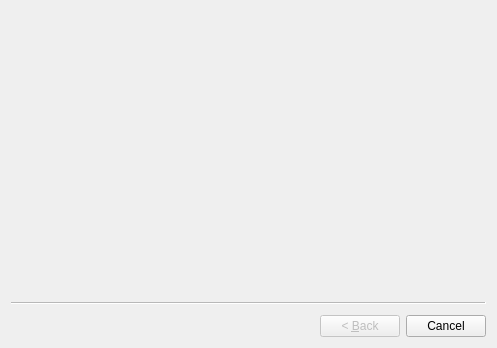
<?xml version="1.0" encoding="UTF-8"?>
<ui version="4.0">
 <class>InitialSetupWizard</class>
 <widget class="QWizard" name="InitialSetupWizard">
  <property name="geometry">
   <rect>
    <x>0</x>
    <y>0</y>
    <width>497</width>
    <height>348</height>
   </rect>
  </property>
  <property name="windowTitle">
   <string>Wizard</string>
  </property>
 </widget>
 <resources/>
 <connections/>
</ui>
